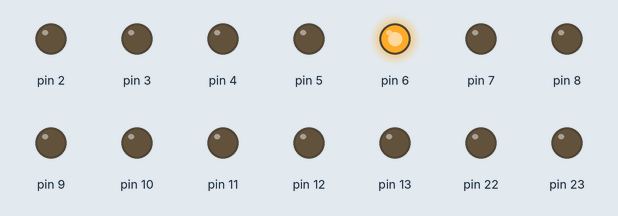
The sketch below on a simulated Arduino Uno, built with avr-gcc and run on an emulated ATmega328P. Parts: output pins drawn as LEDs (lit = HIGH). What the sketch prints to the serial monitor is not drawn.

Above: at 0.1 s.
Timing chart, 0 to 1.6 s (numbered marks = the images above):
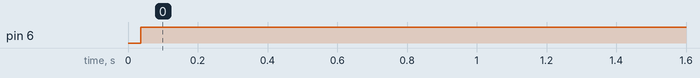

Measured:
- by itself, pin 6: LOW → HIGH at 0.04 s

The sketch:

testingBitWriting.ino
```cpp
const double PI2 = 6.283185;
const byte AMP = 127;
const byte OFFSET = 128;

const int LENGTH = 256;
byte sinWave[LENGTH];
byte squareWave[LENGTH];
byte sawWave[LENGTH];

//index of wave array we want to write next
byte index = 0;

//for testing w/ square waves. remove later
boolean high = true;

void setup(){
  Serial.begin(9600);
  //set input output modes of pins that write to the DAC
  DDRB = 0B11111111; //set pins 8 to 13 as outputs
  DDRD |= 0B11111100; //set pins 2 to 7 as ouputs
  //pregenerate wave forms
  for (int i=0; i<LENGTH; i++) { // Step across wave tables
   float v = (AMP*sin((PI2/LENGTH)*i)); // Compute value
   sinWave[i] = int(v+OFFSET); // Store value as integer
  }
}

void writeByte(byte val){
  //pins for PORTD 7 6 5 4 3 2 1 0
  byte portDbyte = (val & B00000011) << 6;

  // pins for PORTB
  byte portBbyte = val >> 2;
  Serial.print("Port D ");
  Serial.println(portDbyte, BIN);
  Serial.print("Port B ");
  Serial.println(portBbyte, BIN);

  PORTD = portDbyte;
  PORTB = portBbyte;
}

void writeByte2(byte val){
  //allen's writeByte function
  int pin;
  for (pin=13; pin>=6; pin--) {
    digitalWrite(pin, val&1);
    val >>= 1;
  }
}


void loop(){
  // For some reason pin 9 is being written to when b00000010 is written
  writeByte(B00000001);
  index++;
}
```
